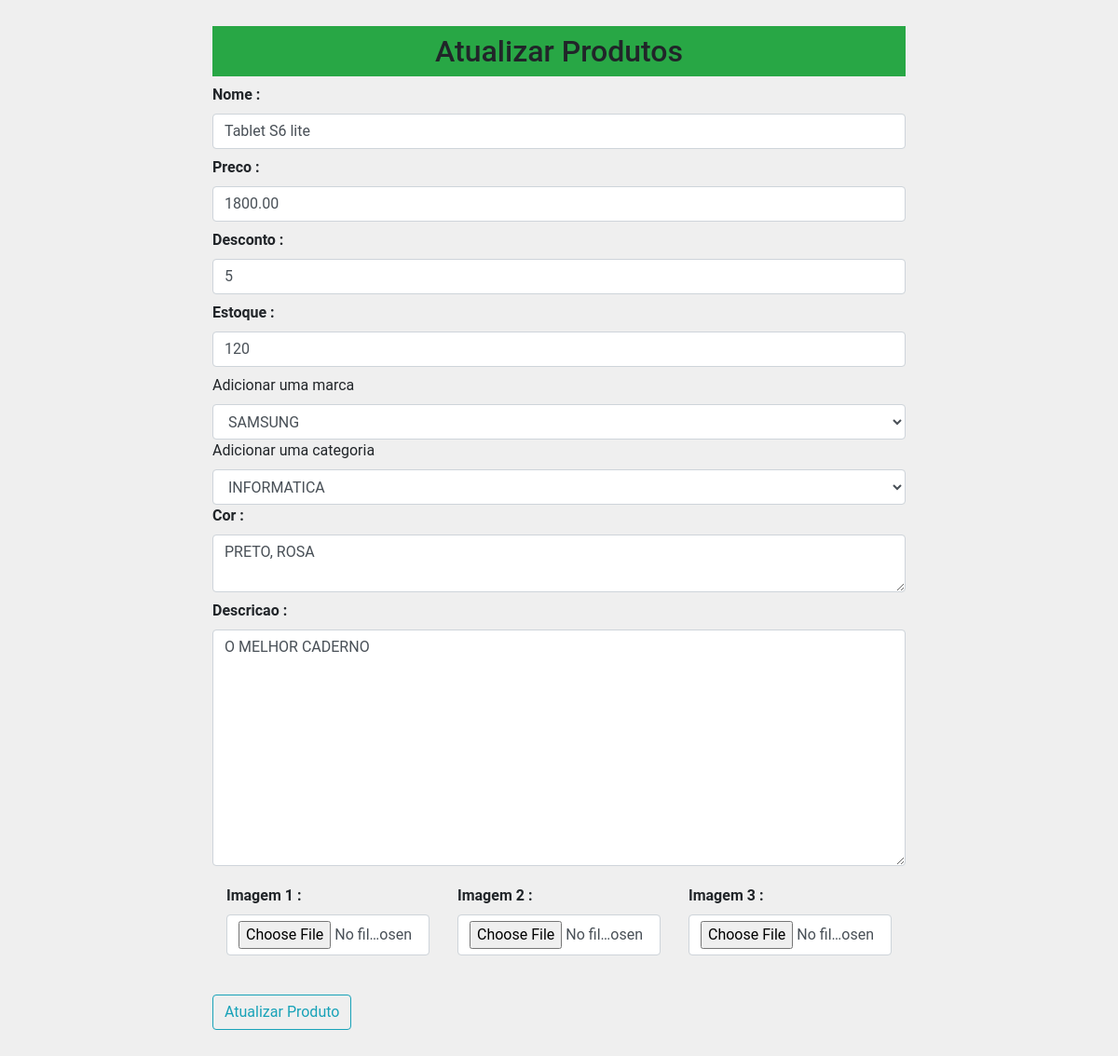
The page /updateproduto/1 on the database as committed earlier.
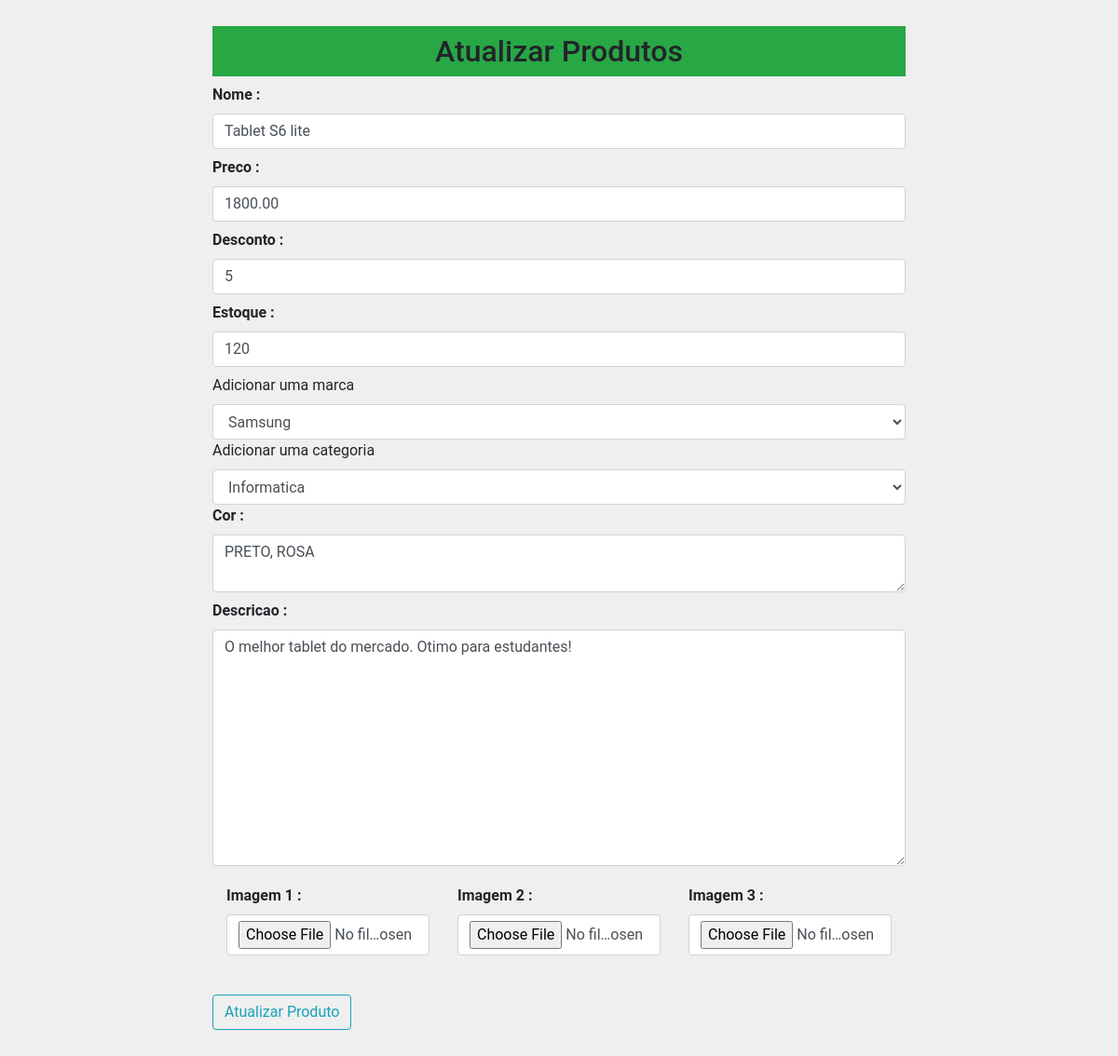
The same page on the database as committed later.
### loja/produtos/models.py (models this page shows, shortened)
class Marca(db.Model):
    id = db.Column(db.Integer, primary_key=True)
    name = db.Column(db.String(100), nullable=False,unique=True)

class Categoria(db.Model):
    id = db.Column(db.Integer, primary_key=True)
    name = db.Column(db.String(100), nullable=False,unique=True)

class Addproduto(db.Model):
    id = db.Column(db.Integer, primary_key=True)
    name = db.Column(db.String(100), nullable=False,unique=True)
    price = db.Column(db.Float, nullable=False)
    discount = db.Column(db.Integer, default=0)
    stock = db.Column(db.Integer, nullable=False)
    description = db.Column(db.String(255), nullable=False)
    color = db.Column(db.String(100), nullable=False)
    pub_date = db.Column(db.DateTime, nullable=False, default=datetime.now())
    marca_id = db.Column(db.Integer, db.ForeignKey('marca.id'), nullable=True)
    marca = db.relationship('Marca', backref=db.backref('marca', lazy=True))
    categoria_id = db.Column(db.Integer, db.ForeignKey('categoria.id'), nullable=False)
    categoria = db.relationship('Categoria', backref=db.backref('produtos', lazy=True)) #observar se é o mesmo nome da tabela
    create_date = db.Column(db.DateTime, nullable=False, default=datetime.now())
    image_1 = db.Column(db.String(150), nullable=False, default='default.jpg')
    image_2 = db.Column(db.String(150), nullable=False, default='default.jpg')
    image_3 = db.Column(db.String(150), nullable=False, default='default.jpg')

### loja/produtos/rotas.py (the view, shortened to what this page needs)
@app.route('/updateproduto/<int:id>', methods=['GET', 'POST'])
def updateproduto(id):
    marcas = Marca.query.all()
    categorias = Categoria.query.all()
    produto = Addproduto.query.get_or_404(id)
    marca = request.form.get('marca')
    categoria = request.form.get('categoria')
    form = Addprodutos(request.form)
    form.name.data = produto.name
    form.price.data = produto.price
    form.discount.data = produto.discount
    form.stock.data = produto.stock
    form.description.data = produto.description
    form.colors.data = produto.color
    return render_template('/produtos/updateproduto.html', title="Atualizar Categoria", form=form, marcas=marcas, categorias=categorias, produto=produto)

### loja/produtos/forms.py
class Addprodutos(Form):
    name = StringField('Nome :', [validators.DataRequired()])
    price = DecimalField('Preco :', [validators.DataRequired()])
    discount = IntegerField('Desconto :', [validators.DataRequired()])
    stock = IntegerField('Estoque :', [validators.DataRequired()])
    description = TextAreaField('Descricao :', [validators.DataRequired()])
    colors = TextAreaField('Cor :', [validators.DataRequired()])
    image_1 = FileField('Imagem 1 :', validators=[FileAllowed(['jpg', 'png', 'jpeg', 'gif'], 'Somente imagens.')])
    image_2 = FileField('Imagem 2 :', validators=[FileAllowed(['jpg', 'png', 'jpeg', 'gif'], 'Somente imagens.')])
    image_3 = FileField('Imagem 3 :', validators=[FileAllowed(['jpg', 'png', 'jpeg', 'gif'], 'Somente imagens.')])

### loja/templates/produtos/updateproduto.html (shortened to what this page needs)
{% extends 'layouts.html' %}
{% block content %}
<div class="container">
    <div class="row">
    <div class="col-md-2"></div>
    <div class="col-md-8 p-2">
        <h2 class="text-center bg-success p-2">Atualizar Produtos</h2>
        {% from "_formhelpers.html" import render_field %}
        <form action="" method="POST" enctype="multipart/form-data">
            {{ render_field(form.name, class="form-control", placeholder="Nome do Produto")}}
            {{ render_field(form.price, class="form-control", placeholder="Preço do Produto")}}
            {{ render_field(form.discount, class="form-control", placeholder="Desconto do Produto")}}
            {{ render_field(form.stock, class="form-control", placeholder="Estoque do Produto")}}
            <label for="marca">Adicionar uma marca</label>
            <select name="marca" id="marca" class="form-control" required>
                <option value="{{produto.marca_id}}">{{produto.marca.name}}</option>
            </select>
            <label for="categoria">Adicionar uma categoria</label>
            <select name="categoria" id="categoria" class="form-control" required>
                <option value="{{produto.categoria_id}}">{{produto.categoria.name}}</option>
            </select>
            {{ render_field(form.colors, class="form-control", placeholder="Cor do Produto")}}
            {{ render_field(form.description, class="form-control", placeholder="Descrição do Produto", rows="10")}}
            <div class="container">
                <div class="row">
                    <div class="col-md-4">{{ render_field(form.image_1, class="form-control")}}</div>
                    <div class="col-md-4">{{ render_field(form.image_2, class="form-control")}}</div>
                    <div class="col-md-4">{{ render_field(form.image_3, class="form-control")}}</div>
                </div>
            </div>
            <button type="submit" class="btn btn-outline-info mt-4 mb-5">Atualizar Produto</button>
        </form>
    </div>
    <div class="col-md-2"></div>
</div>
</div>
{% endblock content%}

### loja/templates/_formhelpers.html (shortened to what this page needs)
{% macro render_field(field) %}
  <dt>{{ field.label }}
  <dd>{{ field(**kwargs)|safe }}
  </dd>
{% endmacro %}

Rows that differ between the two databases and show on the page:
changed Addproduto "Tablet S6 lite": description "O MELHOR CADERNO" → "O melhor tablet do mercado. Otimo para estudantes!"
changed Marca: marca "SAMSUNG" → "Samsung"
changed Categoria: categoria "INFORMATICA" → "Informatica"
